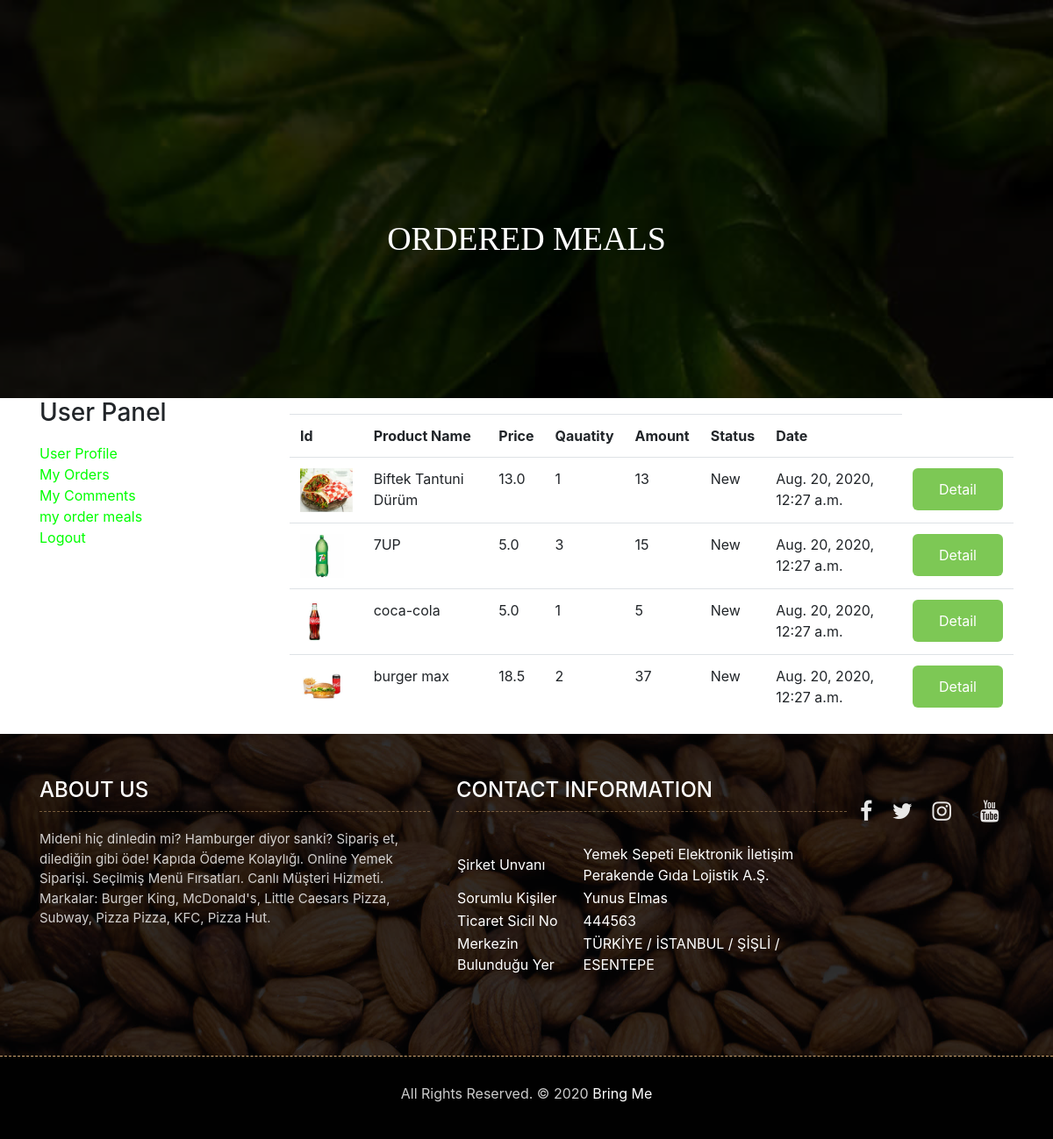
The page /user/orders_product/ (signed in) on the database its author committed.
### order/models.py (models this page shows, shortened)
class OrderProduct(models.Model):
    STATUS = (
        ('New', 'New'),
        ('Accepted', 'Accepted'),
        ('Canceled', 'Canceled'),
    )
    order = models.ForeignKey(Order, on_delete=models.CASCADE)
    user = models.ForeignKey(User, on_delete=models.CASCADE)
    product = models.ForeignKey(Product, on_delete=models.CASCADE)
    quantity = models.IntegerField()
    price = models.FloatField()
    amount = models.IntegerField()
    status = models.CharField(max_length=10, choices=STATUS, default='New')
    create_at = models.DateTimeField(auto_now_add=True)
    update_at = models.DateTimeField(auto_now=True)

### product/models.py (models this page shows, shortened)
class Product(models.Model):
        STATUS = (
            ('True', 'True'),
            ('False', 'False'),
        )
        aciselect = (
            ('True', 'az'),
            ('False', 'cok'),
        )
        category = models.ForeignKey(Category, on_delete=models.CASCADE)
        title = models.CharField(max_length=50)
        resturant = models.CharField(max_length=255)
        description = models.TextField(max_length=255)
        image = models.ImageField(blank=True, upload_to='images/')
        status = models.CharField(max_length=10, choices=STATUS)
        slug = models.SlugField(null=False, unique=True)
        create_at = models.DateTimeField(auto_now_add=True)
        update_at = models.DateTimeField(auto_now=True)
        detail = RichTextUploadingField()
        price = models.FloatField()
        amount = models.IntegerField()
        aci = models.CharField(max_length=10, choices=aciselect)

### home/models.py (models this page shows, shortened)
class Setting(models.Model):
    STATUS = (
        ('True', 'True'),
        ('False', 'False'),
    )
    title = models.CharField(max_length=150)
    keywords = models.CharField(max_length=255)
    description = models.CharField(max_length=255)
    company = models.CharField(max_length=50)
    address = models.CharField(blank=True,max_length=100)
    phone = models.CharField(blank=True,max_length=15)
    fax = models.CharField(blank=True,max_length=15)
    email = models.CharField(blank=True,max_length=50)
    smtpserver = models.CharField(blank=True,max_length=50)
    smtpemail = models.CharField(blank=True,max_length=50)
    smtppassword = models.CharField(blank=True,max_length=10)
    smtpport = models.CharField(blank=True,max_length=5)
    icon = models.ImageField(blank=True,upload_to='images/')
    facebook = models.CharField(blank=True,max_length=100)
    instagram = models.CharField(blank=True,max_length=100)
    twitter = models.CharField(blank=True,max_length=100)
    youtube = models.CharField(blank=True, max_length=100)
    aboutus = RichTextUploadingField(blank=True)
    contact = RichTextUploadingField(blank=True)
    references = RichTextUploadingField(blank=True)
    status=models.CharField(max_length=10,choices=STATUS)
    create_at=models.DateTimeField(auto_now_add=True)
    update_at=models.DateTimeField(auto_now=True)

### user/views.py (the view)
# urls.py: path('orders_product/', views.user_order_product, name='user_order_product'),
@login_required(login_url='/login') # Check login
def user_order_product(request):
    setting = Setting.objects.get(pk=1)
    category = Category.objects.all()
    current_user = request.user
    order_product = OrderProduct.objects.filter(user_id=current_user.id).order_by('-id')
    context = {'category': category,
               'setting': setting,
               'order_product': order_product,
               }
    return render(request, 'user_order_products.html', context)

### user/templates/user_order_products.html (shortened to what this page needs)
{% extends 'homebase.html' %}
{% load static %}
{% load mptt_tags %}
{%block content %}
	<div class="all-page-title page-breadcrumb">
		<div class="container text-center">
			<div class="row">
				<div class="col-lg-12">
					<h1>ORDERED MEALS</h1>
				</div>
			</div>
		</div>
	</div>
    <div class="section">
        <div class="container">
            <div class="row">
                <div class="col-md-3">
                    {% include "user_panel.html" %}
                </div>
                <div class="col-md-9">
                    <div class="order-summary clearfix">
                        <div class="section-title">
                            <h4 class="title"></h4>
                        </div>
                        <table class="shopping-cart-table table">
                            <tr>
                                <th class="text-left">Id </th>
                                <th class="text-left">Product Name </th>
                                <th class="text-left">Price </th>
                                <th class="text-left">Qauatity </th>
                                <th class="text-left">Amount </th>
                                <th class="text-left">Status </th>
                                <th class="text-left">Date </th>
                            </tr>
                            {% for rs in order_product %}
                                <tr>
                                    <td class="text-left">
                                        <a href="/product/{{ rs.product_id }}/{{ rs.product.slug }}">
                                            {% if rs.variant.image_id > 0 %}
                                                <img src="{{rs.variant.image }}" alt="" style="height: 50px">
                                            {% else %}
                                                <img src="{{rs.product.image.url}}" alt="" style="height: 50px">
                                            {% endif %}
                                        </a>
                                    </td>
                                    <td class="text-left">{{ rs.product.title}} {{ rs.variant.size }}   {{ rs.variant.color }}</td>
                                    <td class="text-left">{{ rs.price}} </td>
                                    <td class="text-left">{{ rs.quantity}} </td>
                                    <td class="text-left">{{ rs.amount}} </td>
                                    <td class="text-left">{{ rs.status}} </td>
                                    <td class="text-left">{{ rs.create_at}} </td>
                                                                   <td class="text-left"><a class="bcart-btn" href="/user/order_product_detail/{{ rs.id }}/{{ rs.order.id}}"> Detail </a></td>
                                </tr>
                            {% endfor %}
                        </table>
                    </div>
                </div>
            </div>
        </div>
    </div>
{%endblock%}
{% block footer %}{% include "footer.html" %}{% endblock %}

### home/templates/footer.html (shortened to what this page needs)
{% extends 'homebase.html' %}
{% load static %}
{%block content %}
{% load mptt_tags %}
	<footer class="footer-area bg-f">
		<div class="container">
			<div class="row">
				<div class="col-lg-5 col-md-6">
					<h3>About Us</h3>
					<p>{{ setting.aboutus | safe }}</p>
				</div>
				<div class="col-lg-5 col-md-6">
					<h3>Contact information</h3>
					<p class="lead">{{ setting.contact | safe }}</p>
					<p class="lead"><a href="#">{{ setting.Phone | safe }}</a></p>
					<p><a href="#">{{ setting.Email | safe }}</a></p>
				</div>
					<ul class="list-inline f-social">
                        <li class="list-inline-item"><a href="{{ setting.facebook}}" target="_blank"><i class="fa fa-facebook" aria-hidden="true"></i></a></li>
						<li class="list-inline-item"><a href="{{ setting.twitter}}" target="_blank"><i class="fa fa-twitter" aria-hidden="true"></i></a></li>
						<li class="list-inline-item"><a href="{{ setting.instagram}}" target="_blank"><i class="fa fa-instagram" aria-hidden="true"></i></a></li>
						<li class="list-inline-item"><<a href="{{ setting.youtube}}" target="_blank"><i class="fa fa-youtube" aria-hidden="true"></i></a></li>
					</ul>
				</div>
			</div>
		<div class="copyright">
			<div class="container">
				<div class="row">
					<div class="col-lg-12">
						<p class="company-name">All Rights Reserved. &copy; 2020 <a href="#">{{ setting.title | safe }}</a>
					</p>
					</div>
				</div>
			</div>
		</div>
	</footer>
{%endblock%}

### order/static/css/style.css (style rules this page uses)
body { color: #666666; font-size: 15px; font-family: 'Athiti', sans-serif; line-height: 1.80857; }
a { color: #1f1f1f; text-decoration: none !important; outline: none !important; -webkit-transition: all .3s ease-in-out; -moz-transition: all .3s ease-in-out; -ms-transition: all .3s ease-in-out; -o-transition: all .3s ease-in-out; transition: all .3s ease-in-out; }
h1, h2, h3, h4, h5, h6 { letter-spacing: 0; font-weight: normal; position: relative; padding: 0 0 10px 0; font-weight: normal; line-height: 120% !important; color: #1f1f1f; margin: 0 }
h1 { font-size: 24px }
h3 { font-size: 18px }
h4 { font-size: 16px }
a { color: #1f1f1f; text-decoration: none; outline: none; }
a, .btn { text-decoration: none !important; outline: none !important; -webkit-transition: all .3s ease-in-out; -moz-transition: all .3s ease-in-out; -ms-transition: all .3s ease-in-out; -o-transition: all .3s ease-in-out; transition: all .3s ease-in-out; }
.footer-area { padding-top: 50px; padding-bottom: 0px; }
.bg-f { background-image: url("../images/footer-bg.jpg"); background-attachment: scroll; background-clip: initial; background-color: rgba(0, 0, 0, 0); background-origin: initial; background-position: center center; background-repeat: no-repeat; background-size: cover; position: relative; }
.bg-f::before { background: #010101; content: ""; height: 100%; left: 0; position: absolute; top: 0; width: 100%; z-index: 1; opacity: 0.8; }
.footer-area .container { position: relative; z-index: 1; }
.footer-area h3 { color: #ffffff; text-transform: uppercase; font-size: 24px; border-bottom: 1px dashed rgba(207, 166, 113, 0.5); margin-bottom: 10px; }
.footer-area p { font-size: 15px; color: rgba(255, 255, 255, 0.8); margin: 0; padding-bottom: 10px; }
.footer-area p.lead { font-size: 19px; color: #ffffff; margin-bottom: 15px; }
.footer-area p a { font-size: 18px; color: #ffffff; }
.f-social { padding-bottom: 10px; margin: 0px; margin-top: 20px; }
.f-social li a { font-size: 25px; color: rgba(255, 255, 255, 0.9); margin-right: 10px; }
.copyright { margin-top: 20px; position: relative; display: block; background-color: #010101; border-top: 1px dashed rgba(207, 166, 113); padding: 30px 0; z-index: 1; }
.copyright .company-name { font-size: 16px; text-align: center; }
.copyright .company-name a { font-size: 16px; }
.page-breadcrumb { padding: 250px 0 150px; background: url(../images/all-bg.jpg) no-repeat; background-attachment: fixed; background-size: cover; background-position: 0 0; position: relative; }
.all-page-title .container { position: relative; z-index: 2; }
.all-page-title::before { background: #010101; content: ""; height: 100%; left: 0; position: absolute; top: 0; width: 100%; z-index: 1; opacity: 0.8; }
.all-page-title h1 { font-size: 38px; color: #ffffff; font-family: 'Arbutus Slab', serif; padding: 0px; }
.lead { font-size: 18px; line-height: 30px; color: #767676; margin: 0; padding: 0; }
ul, li, ol { list-style: none; margin: 0px; padding: 0px; }
html, body { height: 100%; width: 100%; margin: 0; font-family: 'Roboto', sans-serif; }
.bcart-btn { display: inline-block; background-color: #7DC855; border-radius: 6px; font-size: 16px; color: #FFFFFF; text-decoration: none; padding: 12px 30px; transition: all .5s; }

### rows shown on the page
OrderProduct: product.image (picture), product "Biftek Tantuni Dürüm", price "13.0", quantity "1", amount "13", status "New", create_at "Aug. 20, 2020, 12:27 a.m."
OrderProduct: product.image (picture), product "7UP", price "5.0", quantity "3", amount "15", status "New", create_at "Aug. 20, 2020, 12:27 a.m."
OrderProduct: product.image (picture), product "coca-cola", price "5.0", quantity "1", amount "5", status "New", create_at "Aug. 20, 2020, 12:27 a.m."
OrderProduct: product.image (picture), product "burger max", price "18.5", quantity "2", amount "37", status "New", create_at "Aug. 20, 2020, 12:27 a.m."
Setting: aboutus "Mideni hiç dinledin mi? Hamburger diyor sanki? Sipariş et, dilediğin gibi öde! Kapıda Ödeme Kolaylığı. Online Yemek Siparişi. Seçilmiş Menü Fırsatları. Canlı Müşteri Hizmeti. Markalar: Burger King, McDonald's, Little Caesars Pizza, Subway, Pizza Pizza, KFC, Pizza Hut.", contact "Şirket Unvanı Yemek Sepeti Elektronik İletişim Perakende Gıda Lojistik A.Ş. Sorumlu Kişiler Yunus Elmas Ticaret Sicil No 444563 Merkezin Bulunduğu Yer TÜRKİYE / İSTANBUL / ŞİŞLİ / ESENTEPE", title "Bring Me"
